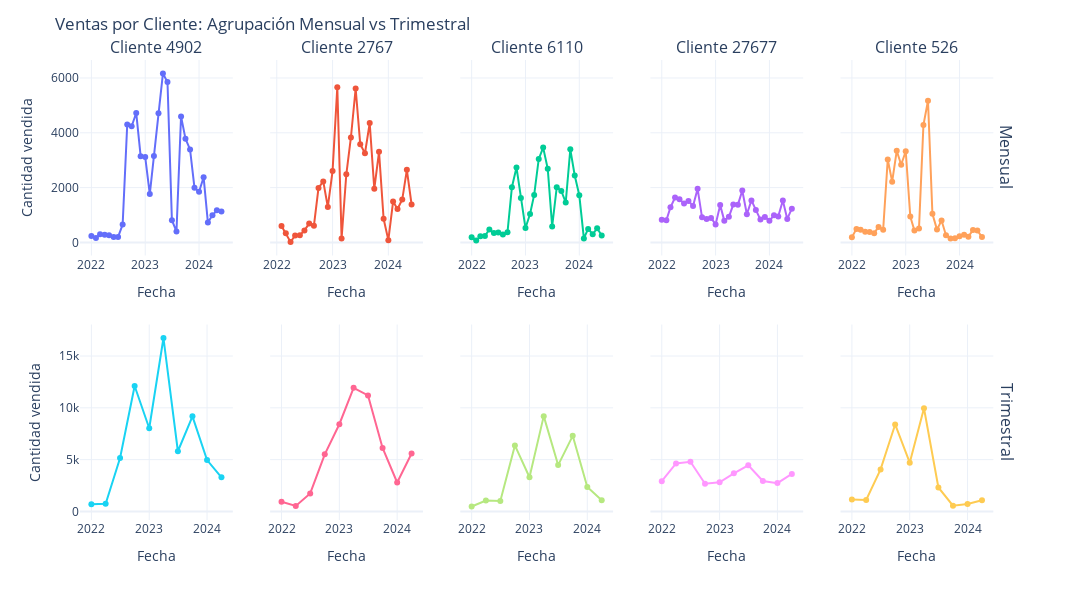

The cell this chart's notebook holds for it:
### Code cell
fig = make_subplots(
    rows=2, cols=5,  # 5 columnas en lugar de 6
    subplot_titles=[f"Cliente {c}" for c in top_clientes_canti['cliente'].head(5)],
    vertical_spacing=0.15,
    shared_yaxes=True,
    row_titles=['Mensual', 'Trimestral']
)

def agregar_traza(df, cliente, freq, row, col):
    serie = df[df['cliente'] == cliente].groupby(df['fecha_dt'].dt.to_period(freq))['canti_venta'].sum()
    fig.add_trace(
        go.Scatter(
            x=serie.index.to_timestamp(),
            y=serie.values,
            mode='lines+markers',
            showlegend=False
        ),
        row=row, col=col
    )

for row, freq in zip([1, 2], ['M', 'Q']):
    for col, cliente in enumerate(top_clientes_canti['cliente'].head(5), start=1):
        agregar_traza(top_df, cliente, freq, row, col)

fig.update_layout(
    height=600, width=1200,
    title_text='Ventas por Cliente: Agrupación Mensual vs Trimestral',
    template='plotly_white',
    margin=dict(t=60),
)

for row in [1, 2]:
    for col in range(1, 6):
        fig.update_xaxes(title_text='Fecha', row=row, col=col)
fig.update_yaxes(title_text='Cantidad vendida', row=1, col=1)
fig.update_yaxes(title_text='Cantidad vendida', row=2, col=1)

fig.show()
